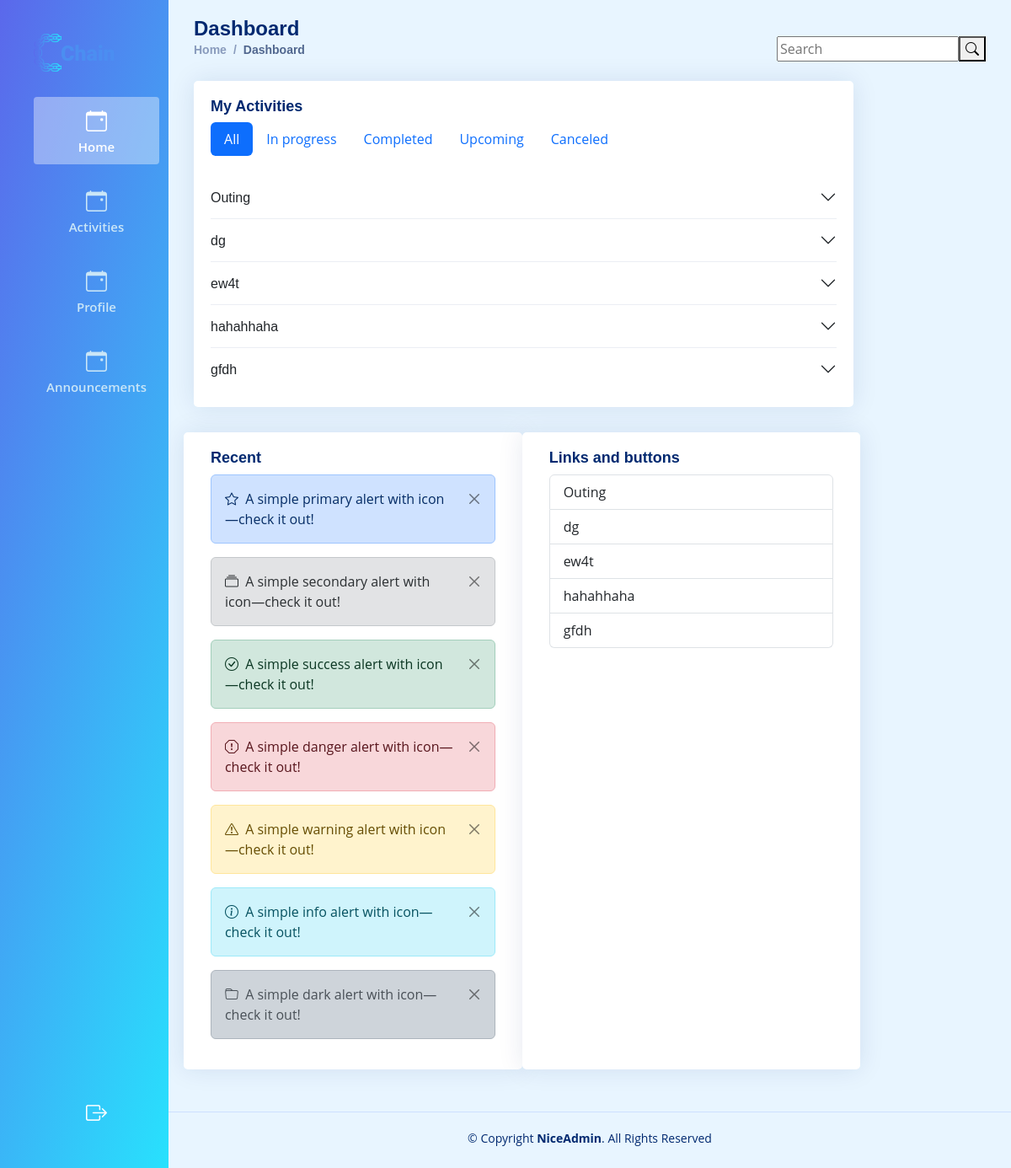
The page /client/pages/user/events.php on the database as committed earlier.
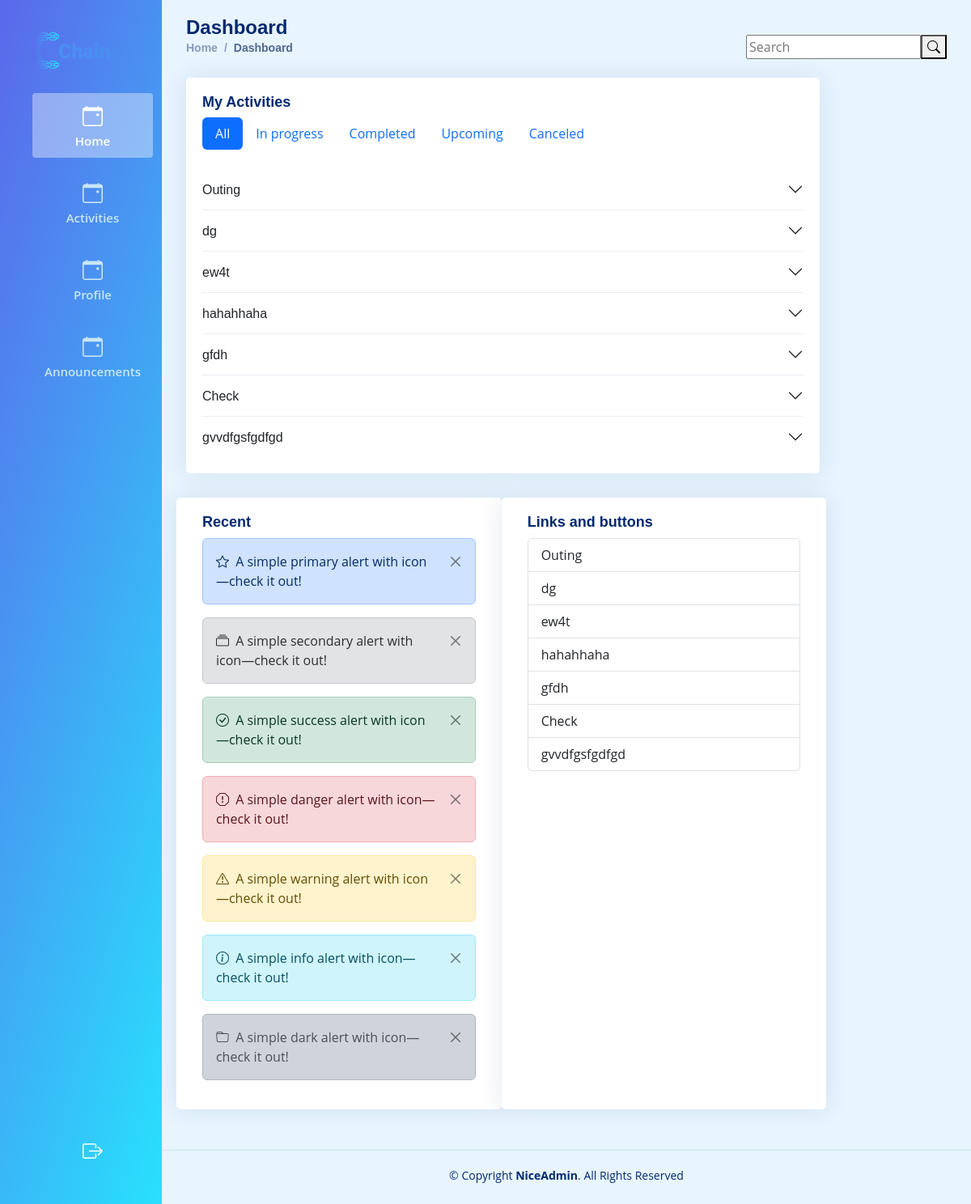
The same page on the database as committed later.
### tables this page shows
CREATE TABLE `activity` (
  `activityID` int(11) NOT NULL,
  `act_title` varchar(50) NOT NULL,
  `act_date` date NOT NULL,
  `act_time` time NOT NULL,
  `act_location` varchar(100) NOT NULL,
  `act_desc` mediumtext NOT NULL,
  `act_ootd` varchar(100) NOT NULL,
  `remarks` varchar(50) NOT NULL,
  `userID` int(11) NOT NULL
);

### client/pages/user/events.php (the view, shortened to what the changed rows need)
<!DOCTYPE html>
<html lang="en">
<head>
    <?php include_once("../../components/vendorCSSLinks.php") ?>
    <link rel="stylesheet" href="../../assets/css/main.css">
    <link rel="stylesheet" href="../../assets/css/user.css">
</head>
<body>
    <main id="main" class="main user-main">
        <div class="page-header d-flex align-items-center">
            <div class="pagetitle">
                <h1>Dashboard</h1>
            </div>
        </div>
        <div class="card col-lg-10">
            <div class="card-body">
                <div class="tab-content pt-2" id="myTabContent">
                    <div class="tab-pane fade active show" id="pills-all" role="tabpanel" aria-labelledby="all-tab">
                        <div class="accordion accordion-flush" id="myaccordion">
                            <?php
                            $conn = getConnection();
                            $sql = "SELECT * FROM activity";
                            $result = mysqli_query($conn, $sql);
                            if (mysqli_num_rows($result) > 0) :
                                while ($row = mysqli_fetch_assoc($result)) :
                            ?>
                                    <div class="accordion-item">
                                        <h2 class="accordion-header" id="flush-heading<?= $row['activityID'] ?>">
                                            <button class="accordion-button collapsed" type="button" data-bs-toggle="collapse" data-bs-target="#flush-collapse<?= $row['activityID'] ?>" aria-expanded="false" aria-controls="flush-collapseThree">
                                                <?= $row['act_title']; ?>
                                            </button>
                                        </h2>
                                    </div>
                            <?php
                                endwhile;
                            else :
                                echo "0 results";
                            endif;
                            ?>
                        </div>
                    </div>
                </div>
            </div>
        </div>
        <div class="row">
            <div class="card col-lg-5">
                <div class="card-body">
                    <div class="list-group">
                        <?php
                        $sql = "SELECT * FROM activity";
                        $result = mysqli_query($conn, $sql);
                        if (mysqli_num_rows($result) > 0) :
                            while ($row = mysqli_fetch_assoc($result)) :
                        ?>
                                <button type="button" class="list-group-item list-group-item-action event-button" data-bs-toggle="modal" data-bs-target="#display-activity-modal"
                                data-event-id="<?= $row['activityID'] ?>"
                                data-event-title="<?= $row['act_title'] ?>"
                                data-event-date="<?= $row['act_date'] ?>"
                                data-event-time="<?= $row['act_time'] ?>"
                                data-event-location="<?= $row['act_location'] ?>"
                                data-event-description="<?= $row['act_desc'] ?>"
                                data-event-ootd="<?= $row['act_ootd'] ?>"
                                ><?= $row['act_title'] ?></button>
                        <?php
                            endwhile;
                        else :
                            echo "0 results";
                        endif;
                        ?>
                    </div>
                </div>
            </div>
        </div>
    </main>
</body>
</html>

Rows that differ between the two databases and show on the page:
added activity: act_title "Check"
added activity: act_title "gvvdfgsfgdfgd"
